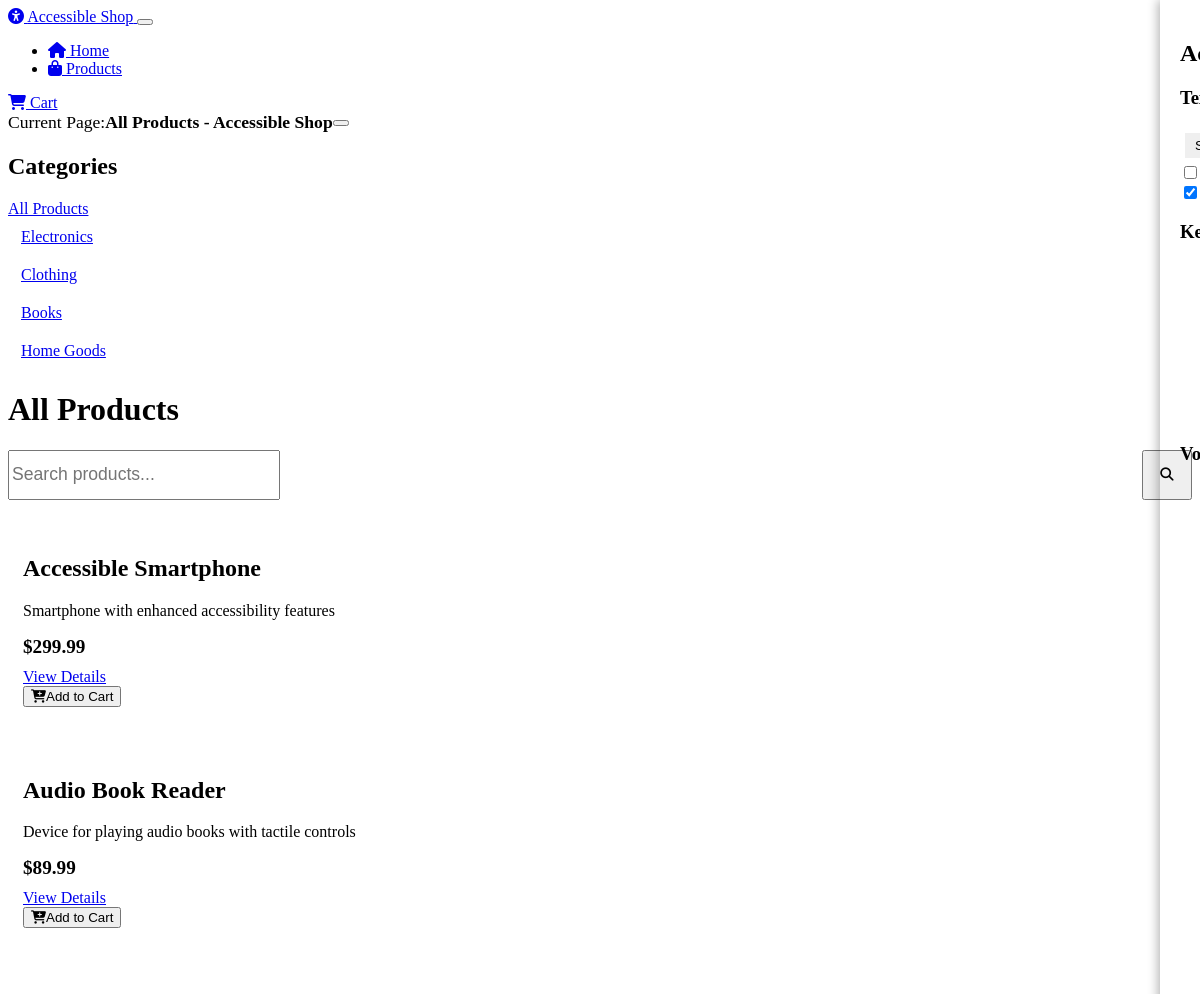
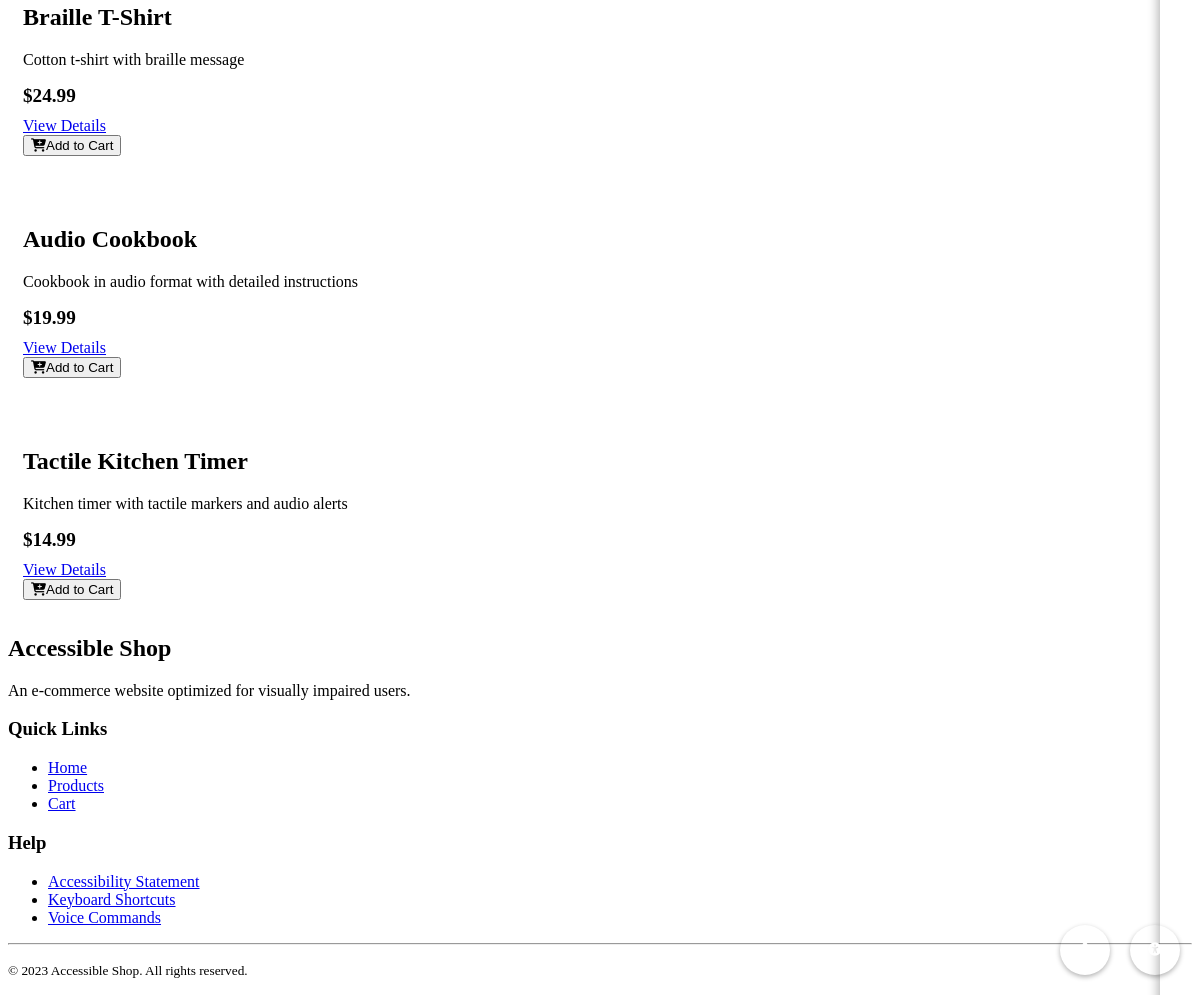
Page /products on the committed database (2 pictures, top to bottom).
### models.py (models this page shows)
class Category(db.Model):
    id = db.Column(db.Integer, primary_key=True)
    name = db.Column(db.String(64), nullable=False)
    description = db.Column(db.Text)
    products = db.relationship('Product', backref='category', lazy=True)

class Product(db.Model):
    id = db.Column(db.Integer, primary_key=True)
    name = db.Column(db.String(128), nullable=False)
    description = db.Column(db.Text, nullable=False)
    price = db.Column(db.Float, nullable=False)
    category_id = db.Column(db.Integer, db.ForeignKey('category.id'), nullable=False)
    in_stock = db.Column(db.Boolean, default=True)
    audio_description = db.Column(db.Text)

### routes.py (the view)
@app.route('/products')
def products():
    category_id = request.args.get('category', type=int)
    search_query = request.args.get('search', '')
    product_query = Product.query
    if category_id:
        product_query = product_query.filter_by(category_id=category_id)
    if search_query:
        product_query = product_query.filter(Product.name.ilike(f'%{search_query}%') |
                                            Product.description.ilike(f'%{search_query}%'))
    products = product_query.all()
    categories = Category.query.all()
    return render_template('products.html',
                          products=products,
                          categories=categories,
                          current_category=category_id,
                          search_query=search_query)

### routes.py (called while the page is built)
@app.context_processor
def inject_accessibility_settings():
    default_settings = {
        'text_size': 'medium',
        'high_contrast': False,
        'voice_commands': True,
        'audio_feedback': True
    }
    settings = session.get('accessibility', default_settings)
    return {'accessibility': settings}

### templates/products.html (shortened to what this page needs)
{% extends "layout.html" %}
{% block title %}
    {% if current_category %}
        {{ categories|selectattr('id', 'equalto', current_category)|map(attribute='name')|join }} - Products
    {% elif search_query %}
        Search Results for "{{ search_query }}" - Products
    {% else %}
        All Products - Accessible Shop
    {% endif %}
{% endblock %}
{% block content %}
<div class="row">
    <div class="col-md-3 mb-4">
        <div class="card bg-dark category-nav" aria-labelledby="category-heading">
            <div class="card-header">
                <h2 id="category-heading" class="h5 mb-0">Categories</h2>
            </div>
            <div class="list-group list-group-flush">
                <a href="{{ url_for('products') }}" class="list-group-item list-group-item-action bg-dark
                    {% if not current_category %}active{% endif %}"
                    aria-current="{% if not current_category %}true{% endif %}">
                    All Products
                </a>
                {% for category in categories %}
                <a href="{{ url_for('products', category=category.id) }}"
                   class="list-group-item list-group-item-action bg-dark category-link
                   {% if current_category == category.id %}active{% endif %}"
                   aria-current="{% if current_category == category.id %}true{% endif %}"
                   data-category-id="{{ category.id }}">
                    {{ category.name }}
                </a>
                {% endfor %}
            </div>
        </div>
    </div>
    <div class="col-md-9">
        <div class="d-flex justify-content-between align-items-center mb-4">
            <h1>
                {% if current_category %}
                    {{ categories|selectattr('id', 'equalto', current_category)|map(attribute='name')|first }} Products
                {% elif search_query %}
                    Search Results for "{{ search_query }}"
                {% else %}
                    All Products
                {% endif %}
            </h1>
        </div>
        <form class="search-form mb-4" action="{{ url_for('products') }}" method="get" role="search">
            <div class="input-group">
                <input type="search" class="form-control" placeholder="Search products..."
                       aria-label="Search products" name="search" value="{{ search_query }}">
                <button class="btn btn-primary" type="submit" aria-label="Submit search">
                    <i class="fas fa-search" aria-hidden="true"></i>
                </button>
            </div>
        </form>
        {% if products %}
            <div class="row" role="list" aria-label="Product list">
                {% for product in products %}
                <div class="col-md-6 col-lg-4 mb-4" role="listitem">
                    <article class="product-card h-100 shadow-sm" aria-labelledby="product-{{ product.id }}-name">
                        <h2 id="product-{{ product.id }}-name" class="product-name h5">{{ product.name }}</h2>
                        <p class="product-description">{{ product.description }}</p>
                        <p class="product-price" aria-label="Price: {{ "$%.2f"|format(product.price) }}">
                            {{ "$%.2f"|format(product.price) }}
                        </p>
                        <div class="d-grid gap-2">
                            <a href="{{ url_for('product_detail', product_id=product.id) }}"
                               class="btn btn-outline-primary"
                               aria-label="View details of {{ product.name }}">
                                View Details
                            </a>
                            <form action="{{ url_for('add_to_cart') }}" method="post">
                                <button type="submit" class="btn btn-primary w-100 add-to-cart-button"
                                        aria-label="Add {{ product.name }} to cart">
                                    <i class="fas fa-cart-plus me-2" aria-hidden="true"></i>Add to Cart
                                </button>
                            </form>
                        </div>
                    </article>
                </div>
                {% endfor %}
            </div>
        {% endif %}
    </div>
</div>
{% endblock %}

### static/css/custom.css (style rules this page uses)
:root { --focus-outline-color: #0078d7; --focus-outline-width: 3px; --announcement-delay: 0.3s; }
body.text-medium { font-size: 16px !important; }
.product-card { border: 1px solid var(--bs-border-color); border-radius: 0.25rem; padding: 15px; margin-bottom: 20px; transition: transform 0.2s, box-shadow 0.2s; }
.product-price { font-size: 1.2rem; font-weight: bold; margin: 10px 0; }
.category-nav { margin-bottom: 20px; }
.category-link { display: block; padding: 10px; border-left: 3px solid transparent; transition: background-color 0.2s, border-color 0.2s; }
.search-form { margin-bottom: 20px; position: relative; }
.search-form .form-control { padding-right: 40px; height: 50px; font-size: 1.1rem; }
.search-form .btn { position: absolute; right: 0; top: 0; height: 50px; width: 50px; }

### rows in the picture
Category: name "Electronics"
Category: name "Clothing"
Category: name "Books"
Category: name "Home Goods"
Product: name "Accessible Smartphone", description "Smartphone with enhanced accessibility features", price "$299.99"
Product: name "Audio Book Reader", description "Device for playing audio books with tactile controls", price "$89.99"
Product: name "Braille T-Shirt", description "Cotton t-shirt with braille message", price "$24.99"
Product: name "Audio Cookbook", description "Cookbook in audio format with detailed instructions", price "$19.99"
Product: name "Tactile Kitchen Timer", description "Kitchen timer with tactile markers and audio alerts", price "$14.99"
